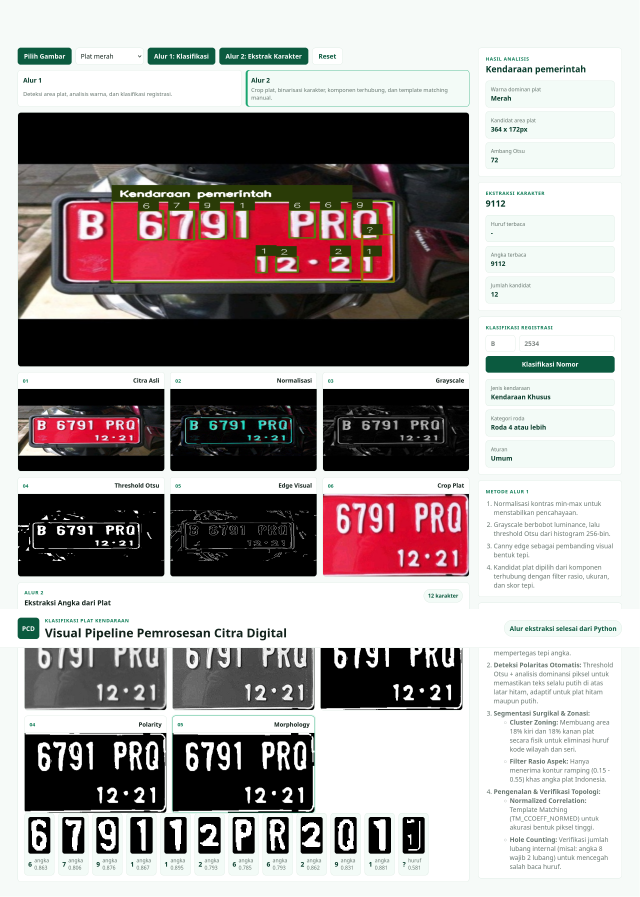
#> input picture image.png, 1920 x 2691 px (shown at 1/3 size); its folder holds only this picture in this run
$ python -i canny_comparison.py   (imports and definitions only)
#> lines starting #> are read from the running program, lines starting #| are printed output that depends on the picture; after the words box and inside, x2 and y2 are one past the last pixel; in counts of white or black regions, pixels touching at a corner belong together
#> further down, picture is the input picture: shape (2691, 1920, 3); mean B, G, R 159.1, 159.7, 166.7
import cv2 as cv
import numpy as np

# PENTING: Canny digunakan HANYA sebagai metode pembanding eksperimen,
# bukan metode utama sistem. Pipeline utama tetap menggunakan
# segmentasi karakter + LBP + template matching.

def process_canny(image):
    """
    Menghasilkan citra deteksi tepi menggunakan algoritma Canny.
    """
    if image is None:
        return None

    # Konversi ke grayscale jika belum
    if len(image.shape) == 3:
        gray = cv.cvtColor(image, cv.COLOR_BGR2GRAY)
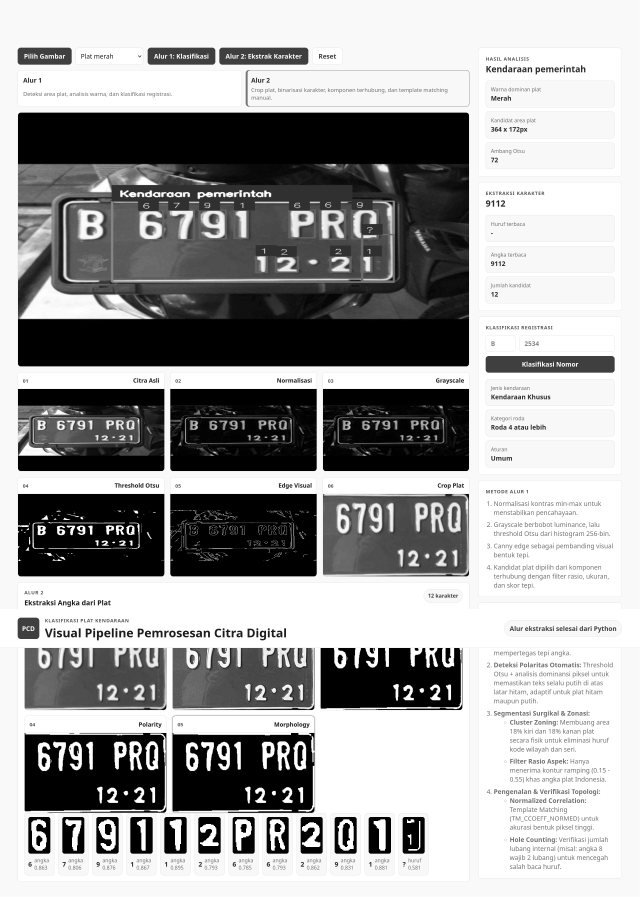
#> gray: shape (2691, 1920) (shown at 1/3 size); min 0, max 255, mean 161.8
    else:
        gray = image.copy()

    # Blur untuk mereduksi noise
    blur = cv.GaussianBlur(gray, (5, 5), 0)

    # Canny edge detection
    # Thresholding bawah dan atas bisa disesuaikan,
    # biasanya 50 dan 150 adalah titik awal yang baik
    edges = cv.Canny(blur, 50, 150)
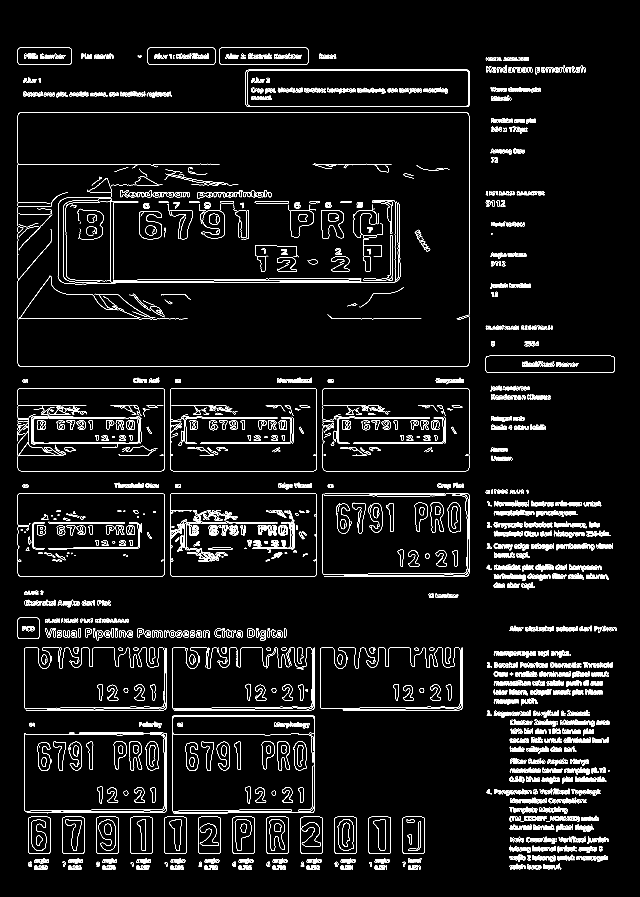
#> edges: shape (2691, 1920) (shown at 1/3 size); 3.7% white in thin lines or dots, all inside (x1, y1, x2, y2) = (52, 142, 1849, 2610)

    return edges

def compare_threshold_vs_canny(plate_img):
    """
    Membandingkan hasil deteksi tepi Canny dengan metode preprocessing
    thresholding utama dari pipeline segmentasi karakter.
    """
    from character_segmentation import preprocess_plate_for_characters

    if plate_img is None:
        return {
            "threshold": None,
            "canny": None,
            "message": "Gambar kosong."
        }

    # Hasilkan threshold dari metode utama
    thresh_img = preprocess_plate_for_characters(plate_img)

    # Hasilkan canny edge
    canny_img = process_canny(plate_img)

    return {
        "threshold": thresh_img,
        "canny": canny_img,
        "message": "Pembandingan berhasil. Ingat, Canny hanya metode eksperimental."
    }

# [7 lines not run here, left out]

>>> import cv2
>>> picture = cv2.imread('image.png')
>>> result = process_canny(picture)
